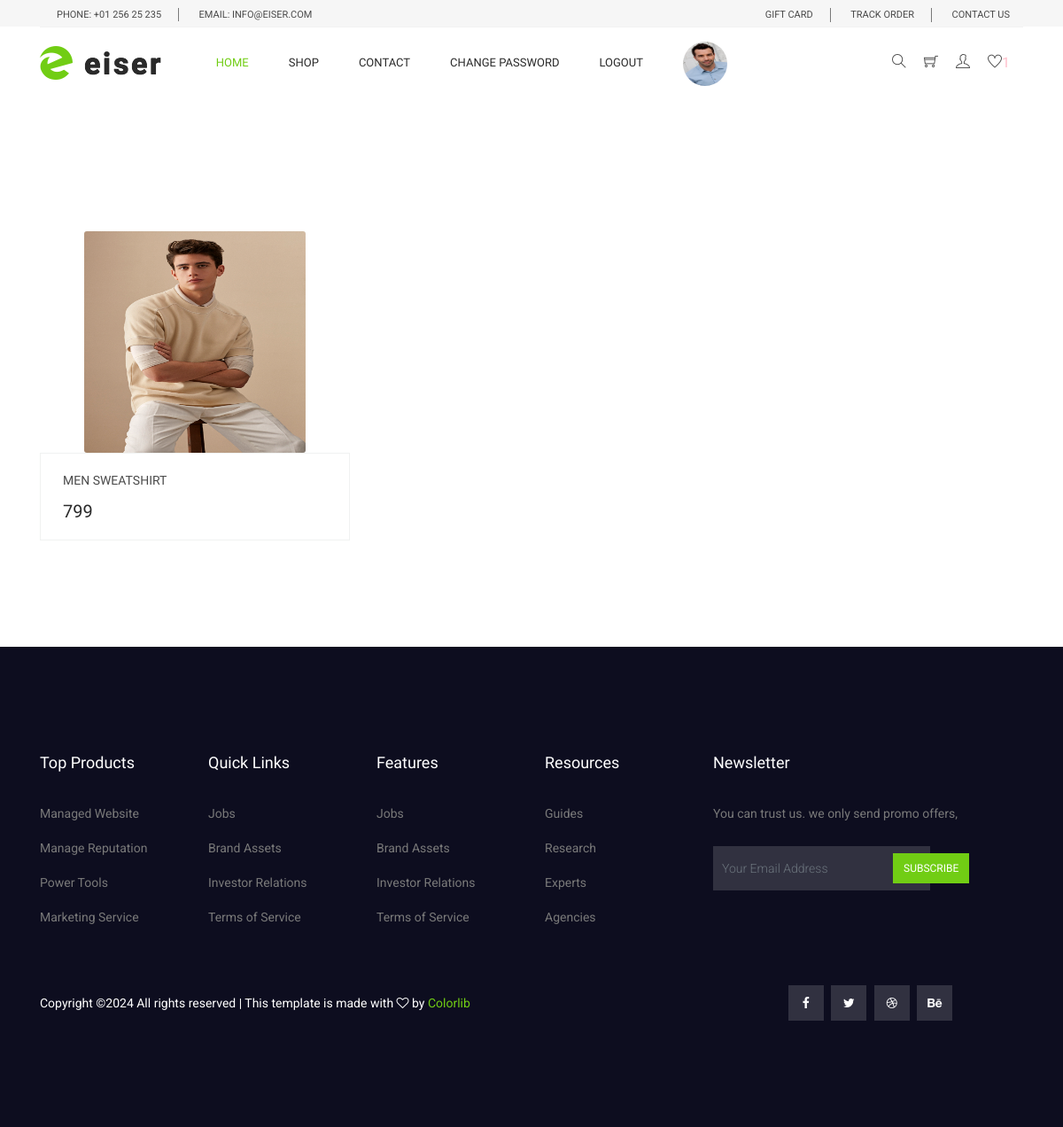
/wishlist/ (signed in), run on the app's committed database.
### myapp/models.py (models this page shows, shortened)
class Wishlist(models.Model):
	user=models.ForeignKey(User,on_delete=models.CASCADE)
	product=models.ForeignKey(Product,on_delete=models.CASCADE)
	date=models.DateTimeField(default=timezone.now)

class Product(models.Model):
	seller=models.ForeignKey(User,on_delete=models.CASCADE)
	category=(
		("Men","Men"),
		("Women","Women"),
		("Kids","Kids"),
	)
	size=(
		("S","S"),
		("M","M"),
		("L","L"),
		("XL","XL"),
		("XXL","XXL"),
	)
	product_category=models.CharField(max_length=100,choices=category)
	product_size=models.CharField(max_length=100,choices=size)
	product_name=models.CharField(max_length=100)
	product_price=models.PositiveIntegerField()
	product_desc=models.TextField()
	product_image=models.ImageField(upload_to="profile_image/")

### myapp/views.py (the view)
# urls.py: path('wishlist/',views.wishlist,name='wishlist'),
def wishlist(request):
	user=User.objects.get(email=request.session['email'])
	wishlists=Wishlist.objects.filter(user=user)
	request.session['wishlist_count']=len(wishlists)
	return render(request,'wishlist.html',{'wishlists':wishlists})

### myapp/templates/wishlist.html (shortened to what this page needs)
{% extends 'header.html' %}
{% load static %}
{% block content %}
<!DOCTYPE html>
<html lang="en">
  <head>
  </head>
  <body>
    <section class="cat_product_area section_gap">
      <div class="container">
        <div class="row flex-row-reverse">
          <div class="col-lg-12">
            <div class="latest_product_inner">
              <div class="row">
                {% if wishlists %}
                {% for i in wishlists %}
                <div class="col-lg-4 col-md-6">
                  <div class="single-product">
                    <div class="product-img">
                      <img
                        class="card-img"
                        src="{{i.product.product_image.url}}"
                        alt="" style="width: 250px;height: 250px;" />
                    </div>
                    <div class="product-btm">
                      <a href="#" class="d-block">
                        <h4>{{i.product.product_name}}</h4>
                      </a>
                      <div class="mt-3">
                        <span class="mr-4">{{i.product.product_price}}</span>
                      </div>
                    </div>
                  </div>
                </div>
                {% endfor %}
                {% else %}
                <h3>No Product In Wishlist!</h3>
                {% endif %}
              </div>
            </div>
          </div>
        </div>
      </div>
    </section>
  </body>
</html>
{% endblock %}

### myapp/static/css/style.css (style rules this page uses)
body { line-height:24px;font-size:14px;font-family:"Roboto",sans-serif;font-weight:normal;color:#797979 }
h1,h2,h3,h4,h5,h6 { font-family:"Heebo",sans-serif;color:#2a2a2a;font-weight:500 }
a { text-decoration:none;transition:all 0.3s ease-in-out }
.section_gap { padding:120px 0px }
h4 { font-size:18px }
.single-product { text-align:center;margin-bottom:50px }
.single-product .product-img { position:relative;overflow:hidden }
.single-product .product-btm { padding:22px 25px 18px;border:1px solid #f0f2f1;text-align:left }
.single-product .product-btm h4 { color:#4a4a4a;font-size:14px;font-weight:400;text-transform:uppercase;margin-bottom:0px;transition:all 300ms linear 0s }
.single-product .product-btm span { font-family:"Heebo",sans-serif;font-size:20px;font-weight:500;line-height:16px;color:#2a2a2a }
.latest_product_inner { margin-bottom:-35px }
.cat_product_area .latest_product_inner { padding-top:30px;margin-bottom:-50px }
.cat_product_area .latest_product_inner .single-product { margin-bottom:50px }

### data on the page
Wishlist: product.product_image (picture), product.product_name "MEN SWEATSHIRT", product.product_price "799"

### other printed values
{{ request.session.wishlist_count }} "1"
